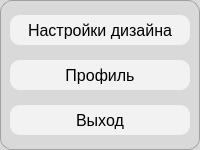
<?xml version="1.0" encoding="UTF-8"?>
<ui version="4.0">
 <class>SettingsMenu</class>
 <widget class="QDialog" name="SettingsMenu">
  <property name="geometry">
   <rect>
    <x>0</x>
    <y>0</y>
    <width>200</width>
    <height>150</height>
   </rect>
  </property>
  <property name="windowTitle">
   <string>Settings</string>
  </property>
  <property name="styleSheet">
   <string notr="true">QDialog {
    background-color: #D9D9D9;
	border: 1px solid #A0A0A0;
	border-radius: 12px;
}
QPushButton {
    background-color: #F2F2F2;
    border-radius: 10px;
    font-family: 'Julius Sans One';
    font-size: 16px;
    color: #000000;
    padding: 5px;
}
QPushButton:hover {
    background-color: #E5E5E5;
}</string>
  </property>
  <layout class="QVBoxLayout" name="verticalLayout">
   <property name="spacing">
    <number>10</number>
   </property>
   <property name="leftMargin">
    <number>10</number>
   </property>
   <property name="topMargin">
    <number>10</number>
   </property>
   <property name="rightMargin">
    <number>10</number>
   </property>
   <property name="bottomMargin">
    <number>10</number>
   </property>
   <item>
    <widget class="QPushButton" name="designButton">
     <property name="minimumSize">
      <size>
       <width>0</width>
       <height>30</height>
      </size>
     </property>
     <property name="text">
      <string>Настройки дизайна</string>
     </property>
    </widget>
   </item>
   <item>
    <widget class="QPushButton" name="profileButton">
     <property name="minimumSize">
      <size>
       <width>0</width>
       <height>30</height>
      </size>
     </property>
     <property name="text">
      <string>Профиль</string>
     </property>
    </widget>
   </item>
   <item>
    <widget class="QPushButton" name="exitButton">
     <property name="minimumSize">
      <size>
       <width>0</width>
       <height>30</height>
      </size>
     </property>
     <property name="text">
      <string>Выход</string>
     </property>
    </widget>
   </item>
  </layout>
 </widget>
 <resources/>
 <connections/>
</ui>
